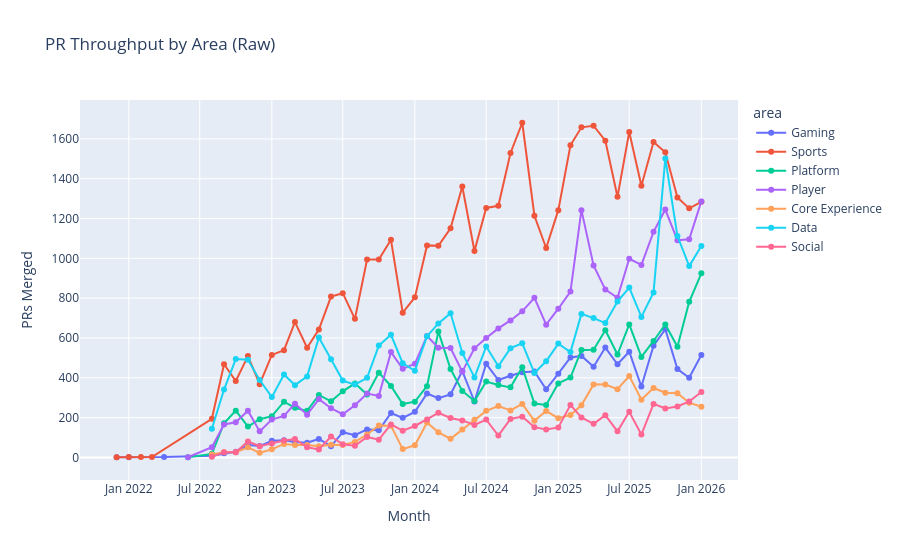

Write notebook code for a chart like this one.
### Code cell
# Raw throughput over time by area
fig = px.line(df_by_area, x='month', y='prs_merged', color='area',
              title='PR Throughput by Area (Raw)',
              markers=True)
fig.update_layout(yaxis_title='PRs Merged', xaxis_title='Month')
fig.show()

### Figure 1 — Plotly figure (JSON) as saved in the notebook; plotly's stock layout.template omitted (floating-point values rounded to 4 significant figures)
{"data": [{"hovertemplate": "area=Gaming<br>month=%{x}<br>prs_merged=%{y}<extra></extra>", "legendgroup": "Gaming", "line": {"color": "#636efa", "dash": "solid"}, "marker": {"symbol": "circle"}, "mode": "lines+markers", "name": "Gaming", "orientation": "v", "showlegend": true, "type": "scatter", "x": ["2021-12-01", "2022-01-01", "2022-04-01", "2022-08-01", "2022-09-01", "2022-10-01", "2022-11-01", "2022-12-01", "2023-01-01", "2023-02-01", "2023-03-01", "2023-04-01", "2023-05-01", "2023-06-01", "2023-07-01", "2023-08-01", "2023-09-01", "2023-10-01", "2023-11-01", "2023-12-01", "2024-01-01", "2024-02-01", "2024-03-01", "2024-04-01", "2024-05-01", "2024-06-01", "2024-07-01", "2024-08-01", "2024-09-01", "2024-10-01", "2024-11-01", "2024-12-01", "2025-01-01", "2025-02-01", "2025-03-01", "2025-04-01", "2025-05-01", "2025-06-01", "2025-07-01", "2025-08-01", "2025-09-01", "2025-10-01", "2025-11-01", "2025-12-01", "2026-01-01"], "xaxis": "x", "y": [1, 1, 2, 9, 21, 29, 62, 57, 84, 86, 78, 74, 93, 56, 127, 112, 141, 136, 223, 199, 229, 321, 298, 317, 434, 281, 470, 389, 410, 428, 432, 342, 421, 502, 510, 456, 552, 468, 531, 356, 561, 644, 444, 400, 515], "yaxis": "y"}, {"hovertemplate": "area=Sports<br>month=%{x}<br>prs_merged=%{y}<extra></extra>", "legendgroup": "Sports", "line": {"color": "#EF553B", "dash": "solid"}, "marker": {"symbol": "circle"}, "mode": "lines+markers", "name": "Sports", "orientation": "v", "showlegend": true, "type": "scatter", "x": ["2021-12-01", "2022-01-01", "2022-02-01", "2022-03-01", "2022-08-01", "2022-09-01", "2022-10-01", "2022-11-01", "2022-12-01", "2023-01-01", "2023-02-01", "2023-03-01", "2023-04-01", "2023-05-01", "2023-06-01", "2023-07-01", "2023-08-01", "2023-09-01", "2023-10-01", "2023-11-01", "2023-12-01", "2024-01-01", "2024-02-01", "2024-03-01", "2024-04-01", "2024-05-01", "2024-06-01", "2024-07-01", "2024-08-01", "2024-09-01", "2024-10-01", "2024-11-01", "2024-12-01", "2025-01-01", "2025-02-01", "2025-03-01", "2025-04-01", "2025-05-01", "2025-06-01", "2025-07-01", "2025-08-01", "2025-09-01", "2025-10-01", "2025-11-01", "2025-12-01", "2026-01-01"], "xaxis": "x", "y": [1, 2, 2, 2, 194, 468, 384, 509, 368, 515, 539, 680, 551, 642, 808, 825, 696, 994, 994, 1093, 727, 804, 1065, 1063, 1151, 1361, 1037, 1253, 1264, 1529, 1681, 1214, 1052, 1242, 1568, 1658, 1666, 1591, 1309, 1635, 1365, 1584, 1533, 1306, 1251, 1284], "yaxis": "y"}, {"hovertemplate": "area=Platform<br>month=%{x}<br>prs_merged=%{y}<extra></extra>", "legendgroup": "Platform", "line": {"color": "#00cc96", "dash": "solid"}, "marker": {"symbol": "circle"}, "mode": "lines+markers", "name": "Platform", "orientation": "v", "showlegend": true, "type": "scatter", "x": ["2022-06-01", "2022-08-01", "2022-09-01", "2022-10-01", "2022-11-01", "2022-12-01", "2023-01-01", "2023-02-01", "2023-03-01", "2023-04-01", "2023-05-01", "2023-06-01", "2023-07-01", "2023-08-01", "2023-09-01", "2023-10-01", "2023-11-01", "2023-12-01", "2024-01-01", "2024-02-01", "2024-03-01", "2024-04-01", "2024-05-01", "2024-06-01", "2024-07-01", "2024-08-01", "2024-09-01", "2024-10-01", "2024-11-01", "2024-12-01", "2025-01-01", "2025-02-01", "2025-03-01", "2025-04-01", "2025-05-01", "2025-06-01", "2025-07-01", "2025-08-01", "2025-09-01", "2025-10-01", "2025-11-01", "2025-12-01", "2026-01-01"], "xaxis": "x", "y": [1, 18, 172, 235, 155, 192, 207, 280, 249, 234, 314, 282, 332, 372, 316, 426, 359, 268, 280, 358, 632, 444, 334, 283, 381, 364, 352, 453, 271, 264, 372, 401, 540, 541, 639, 517, 668, 505, 585, 668, 556, 782, 925], "yaxis": "y"}, {"hovertemplate": "area=Player<br>month=%{x}<br>prs_merged=%{y}<extra></extra>", "legendgroup": "Player", "line": {"color": "#ab63fa", "dash": "solid"}, "marker": {"symbol": "circle"}, "mode": "lines+markers", "name": "Player", "orientation": "v", "showlegend": true, "type": "scatter", "x": ["2022-06-01", "2022-08-01", "2022-09-01", "2022-10-01", "2022-11-01", "2022-12-01", "2023-01-01", "2023-02-01", "2023-03-01", "2023-04-01", "2023-05-01", "2023-06-01", "2023-07-01", "2023-08-01", "2023-09-01", "2023-10-01", "2023-11-01", "2023-12-01", "2024-01-01", "2024-02-01", "2024-03-01", "2024-04-01", "2024-05-01", "2024-06-01", "2024-07-01", "2024-08-01", "2024-09-01", "2024-10-01", "2024-11-01", "2024-12-01", "2025-01-01", "2025-02-01", "2025-03-01", "2025-04-01", "2025-05-01", "2025-06-01", "2025-07-01", "2025-08-01", "2025-09-01", "2025-10-01", "2025-11-01", "2025-12-01", "2026-01-01"], "xaxis": "x", "y": [1, 51, 166, 177, 235, 131, 190, 209, 270, 215, 293, 247, 217, 262, 321, 309, 529, 445, 471, 610, 551, 550, 431, 548, 600, 648, 688, 734, 802, 667, 747, 833, 1242, 964, 843, 802, 998, 967, 1133, 1245, 1091, 1096, 1286], "yaxis": "y"}, {"hovertemplate": "area=Core Experience<br>month=%{x}<br>prs_merged=%{y}<extra></extra>", "legendgroup": "Core Experience", "line": {"color": "#FFA15A", "dash": "solid"}, "marker": {"symbol": "circle"}, "mode": "lines+markers", "name": "Core Experience", "orientation": "v", "showlegend": true, "type": "scatter", "x": ["2022-08-01", "2022-09-01", "2022-10-01", "2022-11-01", "2022-12-01", "2023-01-01", "2023-02-01", "2023-03-01", "2023-04-01", "2023-05-01", "2023-06-01", "2023-07-01", "2023-08-01", "2023-09-01", "2023-10-01", "2023-11-01", "2023-12-01", "2024-01-01", "2024-02-01", "2024-03-01", "2024-04-01", "2024-05-01", "2024-06-01", "2024-07-01", "2024-08-01", "2024-09-01", "2024-10-01", "2024-11-01", "2024-12-01", "2025-01-01", "2025-02-01", "2025-03-01", "2025-04-01", "2025-05-01", "2025-06-01", "2025-07-01", "2025-08-01", "2025-09-01", "2025-10-01", "2025-11-01", "2025-12-01", "2026-01-01"], "xaxis": "x", "y": [15, 26, 26, 51, 23, 41, 68, 63, 63, 56, 64, 63, 78, 115, 161, 159, 42, 61, 175, 126, 94, 140, 189, 234, 258, 236, 269, 184, 233, 197, 213, 262, 367, 366, 343, 409, 290, 349, 325, 322, 275, 255], "yaxis": "y"}, {"hovertemplate": "area=Data<br>month=%{x}<br>prs_merged=%{y}<extra></extra>", "legendgroup": "Data", "line": {"color": "#19d3f3", "dash": "solid"}, "marker": {"symbol": "circle"}, "mode": "lines+markers", "name": "Data", "orientation": "v", "showlegend": true, "type": "scatter", "x": ["2022-08-01", "2022-09-01", "2022-10-01", "2022-11-01", "2022-12-01", "2023-01-01", "2023-02-01", "2023-03-01", "2023-04-01", "2023-05-01", "2023-06-01", "2023-07-01", "2023-08-01", "2023-09-01", "2023-10-01", "2023-11-01", "2023-12-01", "2024-01-01", "2024-02-01", "2024-03-01", "2024-04-01", "2024-05-01", "2024-06-01", "2024-07-01", "2024-08-01", "2024-09-01", "2024-10-01", "2024-11-01", "2024-12-01", "2025-01-01", "2025-02-01", "2025-03-01", "2025-04-01", "2025-05-01", "2025-06-01", "2025-07-01", "2025-08-01", "2025-09-01", "2025-10-01", "2025-11-01", "2025-12-01", "2026-01-01"], "xaxis": "x", "y": [144, 341, 494, 491, 389, 303, 417, 363, 407, 602, 493, 386, 366, 400, 562, 616, 473, 435, 609, 673, 724, 525, 402, 557, 458, 549, 573, 424, 483, 572, 529, 721, 700, 675, 783, 853, 706, 829, 1502, 1112, 961, 1062], "yaxis": "y"}, {"hovertemplate": "area=Social<br>month=%{x}<br>prs_merged=%{y}<extra></extra>", "legendgroup": "Social", "line": {"color": "#FF6692", "dash": "solid"}, "marker": {"symbol": "circle"}, "mode": "lines+markers", "name": "Social", "orientation": "v", "showlegend": true, "type": "scatter", "x": ["2022-08-01", "2022-09-01", "2022-10-01", "2022-11-01", "2022-12-01", "2023-01-01", "2023-02-01", "2023-03-01", "2023-04-01", "2023-05-01", "2023-06-01", "2023-07-01", "2023-08-01", "2023-09-01", "2023-10-01", "2023-11-01", "2023-12-01", "2024-01-01", "2024-02-01", "2024-03-01", "2024-04-01", "2024-05-01", "2024-06-01", "2024-07-01", "2024-08-01", "2024-09-01", "2024-10-01", "2024-11-01", "2024-12-01", "2025-01-01", "2025-02-01", "2025-03-01", "2025-04-01", "2025-05-01", "2025-06-01", "2025-07-01", "2025-08-01", "2025-09-01", "2025-10-01", "2025-11-01", "2025-12-01", "2026-01-01"], "xaxis": "x", "y": [3, 26, 26, 80, 56, 70, 85, 93, 51, 40, 105, 66, 59, 103, 89, 166, 134, 158, 190, 224, 198, 186, 163, 190, 110, 193, 205, 152, 141, 151, 264, 201, 169, 212, 131, 229, 115, 269, 246, 256, 281, 329], "yaxis": "y"}], "layout": {"legend": {"title": {"text": "area"}, "tracegroupgap": 0}, "title": {"text": "PR Throughput by Area (Raw)"}, "xaxis": {"anchor": "y", "domain": [0.0, 1.0], "title": {"text": "Month"}}, "yaxis": {"anchor": "x", "domain": [0.0, 1.0], "title": {"text": "PRs Merged"}}}}
